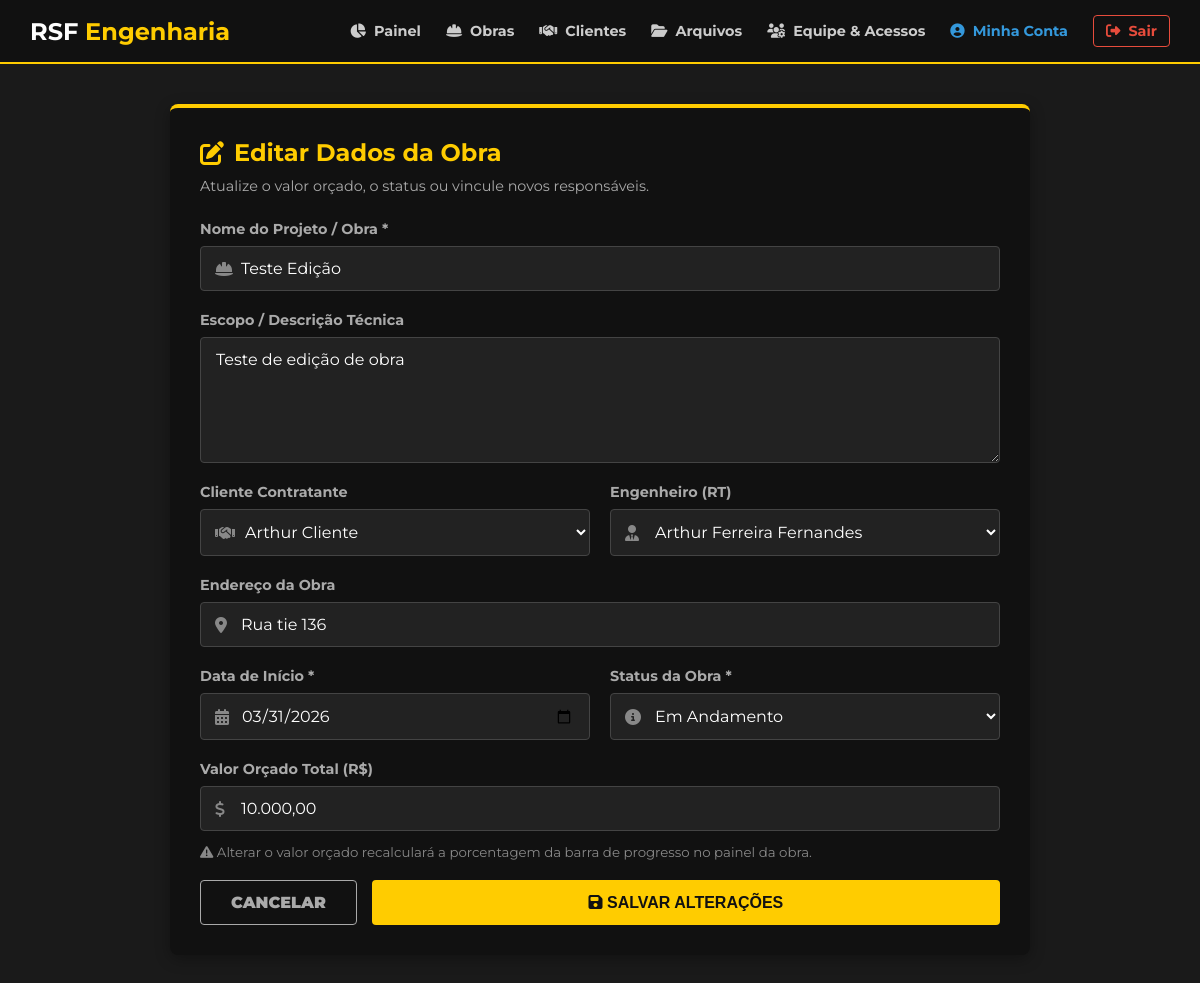
Screenshot of /portal/editar_projeto.php?id=1 (signed in) with the database file from the repository.
### tables this page shows
CREATE TABLE `projetos` (
  `id` int(11) NOT NULL,
  `nome` varchar(150) NOT NULL,
  `engenheiro_responsavel` varchar(100) NOT NULL,
  `cliente_id` int(11) DEFAULT NULL,
  `valor` decimal(15,2) NOT NULL,
  `descricao` text DEFAULT NULL,
  `endereco` varchar(255) NOT NULL,
  `data_inicio` date NOT NULL,
  `status` enum('Em Orçamento','Em Andamento','Pausado','Concluído') DEFAULT 'Em Andamento',
  `criado_em` timestamp NOT NULL DEFAULT current_timestamp()
);

CREATE TABLE `clientes` (
  `id` int(11) NOT NULL,
  `nome` varchar(255) NOT NULL,
  `documento` varchar(20) DEFAULT NULL,
  `telefone` varchar(20) DEFAULT NULL,
  `email` varchar(255) DEFAULT NULL,
  `status` enum('Ativo','Arquivado') DEFAULT 'Ativo',
  `criado_em` timestamp NOT NULL DEFAULT current_timestamp()
);

CREATE TABLE `usuarios` (
  `id` int(11) NOT NULL,
  `nome` varchar(100) NOT NULL,
  `email` varchar(100) NOT NULL,
  `telefone` varchar(20) DEFAULT NULL,
  `senha_hash` varchar(255) NOT NULL,
  `nivel_acesso` enum('admin','comum') DEFAULT 'comum',
  `status` enum('Ativo','Inativo') DEFAULT 'Ativo',
  `criado_em` timestamp NOT NULL DEFAULT current_timestamp()
);

### portal/editar_projeto.php (the view, shortened to what this page needs)
<?php
require_once 'scripts/conexao.php';
$id_projeto = filter_input(INPUT_GET, 'id', FILTER_VALIDATE_INT);
try {
    $stmt = $pdo->prepare("SELECT * FROM projetos WHERE id = :id LIMIT 1");
    $stmt->execute([':id' => $id_projeto]);
    $projeto = $stmt->fetch();
} catch (PDOException $e) {
    die("Erro ao carregar os dados.");
}
$stmt_eng = $pdo->query("SELECT id, nome FROM usuarios WHERE status = 'Ativo' ORDER BY nome ASC");
$engenheiros = $stmt_eng->fetchAll();
$stmt_cli = $pdo->query("SELECT id, nome FROM clientes WHERE status = 'Ativo' ORDER BY nome ASC");
$clientes = $stmt_cli->fetchAll();
$valor_formatado = number_format($projeto['valor'], 2, ',', '.');
?>
<!DOCTYPE html>
<html lang="pt-BR">
<head>
    <link rel="stylesheet" href="https://cdnjs.cloudflare.com/ajax/libs/font-awesome/6.4.0/css/all.min.css">
    <link rel="stylesheet" href="../styles/projetos.css">
</head>
<body>
    <?php include 'header.php'; ?>
    <main class="container">
        <div class="form-card" style="max-width: 800px; margin: 0 auto;">
            <h2><i class="fas fa-edit"></i> Editar Dados da Obra</h2>
            <p style="color: #aaa; font-size: 0.9rem; margin-top: -15px; margin-bottom: 25px;">
                Atualize o valor orçado, o status ou vincule novos responsáveis.
            </p>
            <form method="POST" action="editar_projeto.php?id=<?= $id_projeto ?>">
                <div class="form-grid">
                    <div class="form-group full-width">
                        <label for="nome">Nome do Projeto / Obra *</label>
                        <div class="input-icon-wrapper">
                            <i class="fas fa-hard-hat"></i>
                            <input type="text" id="nome" name="nome" value="<?= htmlspecialchars($projeto['nome']) ?>" required>
                        </div>
                    </div>
                    <div class="form-group full-width">
                        <label for="descricao">Escopo / Descrição Técnica</label>
                        <textarea id="descricao" name="descricao" rows="3" placeholder="Descreva o que será feito na obra..."><?= htmlspecialchars($projeto['descricao']) ?></textarea>
                    </div>
                    <div class="form-group">
                        <label for="cliente_id">Cliente Contratante</label>
                        <div class="input-icon-wrapper">
                            <i class="fas fa-handshake" style="z-index: 1;"></i>
                            <select id="cliente_id" name="cliente_id" style="padding-left: 40px; width: 100%;">
                                <?php foreach ($clientes as $cli): ?>
                                    <option value="<?= $cli['id'] ?>" <?= ($projeto['cliente_id'] == $cli['id']) ? 'selected' : '' ?>>
                                        <?= htmlspecialchars($cli['nome']) ?>
                                    </option>
                                <?php endforeach; ?>
                            </select>
                        </div>
                    </div>
                    <div class="form-group">
                        <label for="engenheiro_responsavel">Engenheiro (RT)</label>
                        <div class="input-icon-wrapper">
                            <i class="fas fa-user-tie" style="z-index: 1;"></i>
                            <select id="engenheiro_responsavel" name="engenheiro_responsavel" style="padding-left: 40px; width: 100%;">
                                <?php foreach ($engenheiros as $eng): ?>
                                    <option value="<?= $eng['id'] ?>" <?= ($projeto['engenheiro_responsavel'] == $eng['id']) ? 'selected' : '' ?>>
                                        <?= htmlspecialchars($eng['nome']) ?>
                                    </option>
                                <?php endforeach; ?>
                            </select>
                        </div>
                    </div>
                    <div class="form-group full-width">
                        <label for="endereco">Endereço da Obra</label>
                        <div class="input-icon-wrapper">
                            <i class="fas fa-map-marker-alt"></i>
                            <input type="text" id="endereco" name="endereco" value="<?= htmlspecialchars($projeto['endereco']) ?>">
                        </div>
                    </div>
                    <div class="form-group">
                        <label for="data_inicio">Data de Início *</label>
                        <div class="input-icon-wrapper">
                            <i class="fas fa-calendar-alt"></i>
                            <input type="date" id="data_inicio" name="data_inicio" value="<?= $projeto['data_inicio'] ?>" required>
                        </div>
                    </div>
                    <div class="form-group">
                        <label for="status">Status da Obra *</label>
                        <div class="input-icon-wrapper">
                            <i class="fas fa-info-circle" style="z-index: 1;"></i>
                            <select id="status" name="status" style="padding-left: 40px; width: 100%;">
                                <option value="Em Andamento" <?= ($projeto['status'] == 'Em Andamento') ? 'selected' : '' ?>>Em Andamento</option>
                            </select>
                        </div>
                    </div>
                    <div class="form-group full-width">
                        <label for="valor">Valor Orçado Total (R$)</label>
                        <div class="input-icon-wrapper">
                            <i class="fas fa-dollar-sign"></i>
                            <input type="text" id="valor" name="valor" value="<?= $valor_formatado ?>" onkeyup="mascaraMoeda(this)">
                        </div>
                        <small style="color: #888; margin-top: 5px;"><i class="fas fa-exclamation-triangle"></i> Alterar o valor orçado recalculará a porcentagem da barra de progresso no painel da obra.</small>
                    </div>
                </div>
                <div class="form-actions" style="margin-top: 20px;">
                    <a href="detalhes_projeto.php?id=<?= $id_projeto ?>" class="btn-submit" style="background-color: transparent; border: 1px solid #aaa; color: #aaa; text-decoration: none; text-align: center;">Cancelar</a>
                    <button type="submit" class="btn-submit" style="width: 100%;"><i class="fas fa-save"></i> Salvar Alterações</button>
                </div>
            </form>
        </div>
    </main>
</body>
</html>

### styles/projetos.css (style rules this page uses)
:root { --primary-yellow: #FFCC00; --dark-bg: #1A1A1A; --darker-bg: #111111; }
body { margin: 0; font-family: 'Montserrat', sans-serif; background-color: var(--dark-bg); color: #fff; }
.container { padding: 40px 30px; max-width: 900px; margin: 0 auto; }
.form-card { background-color: var(--darker-bg); padding: 30px; border-radius: 8px; box-shadow: 0 4px 15px rgba(0,0,0,0.3); border-top: 4px solid var(--primary-yellow); }
.form-card h2 { margin-top: 0; margin-bottom: 25px; color: var(--primary-yellow); display: flex; align-items: center; gap: 10px; }
.form-grid { display: grid; grid-template-columns: 1fr 1fr; gap: 20px; }
.form-group { display: flex; flex-direction: column; gap: 8px; }
.form-group.full-width { grid-column: span 2; }
.form-group label { font-size: 0.9rem; color: #aaa; font-weight: bold; }
.form-group input, .form-group select, .form-group textarea { padding: 12px 15px; background-color: #222; border: 1px solid #444; border-radius: 4px; color: #fff; font-family: 'Montserrat', sans-serif; font-size: 1rem; transition: all 0.3s; }
.form-group textarea { resize: vertical; min-height: 100px; }
.input-icon-wrapper { position: relative; display: flex; align-items: center; }
.input-icon-wrapper i, .input-icon-wrapper span.prefix { position: absolute; left: 15px; color: #888; font-weight: bold; }
.input-icon-wrapper input { width: 100%; padding-left: 40px; box-sizing: border-box; }
.form-actions { margin-top: 30px; display: flex; justify-content: flex-end; gap: 15px; }
.btn-submit { background-color: var(--primary-yellow); color: #111; border: none; padding: 12px 30px; border-radius: 4px; font-weight: 900; font-size: 1rem; cursor: pointer; transition: 0.3s; text-transform: uppercase; }

### rows the page displays
projetos: nome "Teste Edição", descricao "Teste de edição de obra", cliente_id "Arthur Cliente", engenheiro_responsavel "Arthur Ferreira Fernandes", endereco "Rua tie 136", data_inicio "03/31/2026", status "Em Andamento", valor "10.000,00"
